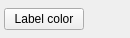
<?xml version="1.0" encoding="UTF-8"?>
<ui version="4.0">
 <class>MapSearchOptions</class>
 <widget class="QWidget" name="MapSearchOptions">
  <property name="geometry">
   <rect>
    <x>0</x>
    <y>0</y>
    <width>130</width>
    <height>38</height>
   </rect>
  </property>
  <property name="sizePolicy">
   <sizepolicy hsizetype="MinimumExpanding" vsizetype="Maximum">
    <horstretch>0</horstretch>
    <verstretch>0</verstretch>
   </sizepolicy>
  </property>
  <property name="windowTitle">
   <string notr="true">Map search options</string>
  </property>
  <layout class="QGridLayout" name="gridLayout">
   <property name="leftMargin">
    <number>4</number>
   </property>
   <property name="topMargin">
    <number>2</number>
   </property>
   <property name="rightMargin">
    <number>4</number>
   </property>
   <property name="bottomMargin">
    <number>2</number>
   </property>
   <property name="spacing">
    <number>2</number>
   </property>
   <item row="0" column="0">
    <widget class="QPushButton" name="pbTextColor">
     <property name="sizePolicy">
      <sizepolicy hsizetype="MinimumExpanding" vsizetype="Maximum">
       <horstretch>0</horstretch>
       <verstretch>0</verstretch>
      </sizepolicy>
     </property>
     <property name="minimumSize">
      <size>
       <width>80</width>
       <height>20</height>
      </size>
     </property>
     <property name="maximumSize">
      <size>
       <width>16777215</width>
       <height>16777215</height>
      </size>
     </property>
     <property name="text">
      <string>Label color</string>
     </property>
    </widget>
   </item>
   <item row="0" column="1">
    <spacer name="horizontalSpacer">
     <property name="orientation">
      <enum>Qt::Horizontal</enum>
     </property>
     <property name="sizeHint" stdset="0">
      <size>
       <width>5</width>
       <height>20</height>
      </size>
     </property>
    </spacer>
   </item>
  </layout>
 </widget>
 <resources/>
 <connections>
  <connection>
   <sender>pbTextColor</sender>
   <signal>clicked()</signal>
   <receiver>MapSearchOptions</receiver>
   <slot>onTextColorDialog()</slot>
   <hints>
    <hint type="sourcelabel">
     <x>108</x>
     <y>18</y>
    </hint>
    <hint type="destinationlabel">
     <x>199</x>
     <y>18</y>
    </hint>
   </hints>
  </connection>
 </connections>
 <slots>
  <slot>onTextColorDialog()</slot>
 </slots>
</ui>
